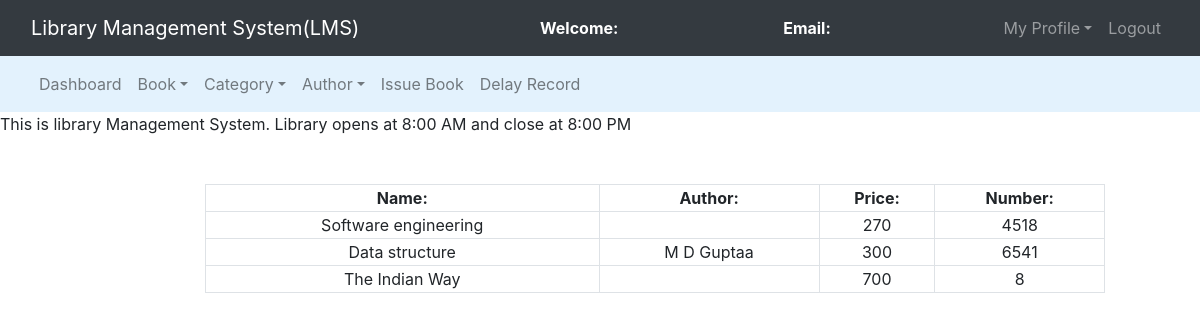
/admin/regbooks.php, run on the app's committed database.
### tables this page shows
CREATE TABLE `books` (
  `book_id` int(11) NOT NULL,
  `book_name` varchar(250) NOT NULL,
  `author_id` int(11) NOT NULL,
  `cat_id` int(11) NOT NULL,
  `book_no` int(11) NOT NULL,
  `book_price` int(11) NOT NULL
);

CREATE TABLE `authors` (
  `author_id` int(11) NOT NULL,
  `author_name` varchar(250) NOT NULL,
  `No_Of_Books` int(11) NOT NULL,
  `Origin` varchar(30) NOT NULL,
  `Gender` char(1) NOT NULL
);

### admin/regbooks.php (the view, shortened to what this page needs)
<?php
	$connection = mysqli_connect("localhost","root","");
	$query = "select books.book_name,books.book_no,books.book_price,authors.author_name from books left join authors on books.author_id = authors.author_id";
?>
<!DOCTYPE html>
<html>
<head>
	<link rel="stylesheet" type="text/css" href="../bootstrap-4.4.1/css/bootstrap.min.css">
</head>
<body>
	<nav class="navbar navbar-expand-lg navbar-dark bg-dark">
		<div class="container-fluid">
			<div class="navbar-header">
				<a class="navbar-brand" href="index.php">Library Management System(LMS)</a>
			</div>
			<font style="color: white"><span><strong>Welcome: <?php echo $_SESSION['name'];?></strong></span></font>
			<font style="color: white"><span><strong>Email: <?php echo $_SESSION['email'];?></strong></span></font>
			<ul class="nav navbar-nav navbar-right">
				<li class="nav-item dropdown">
					<a class="nav-link dropdown-toggle" data-toggle="dropdown">My Profile</a>
				</li>
				<li class="nav-item"><a class="nav-link" href="../logout.php">Logout</a></li>
			</ul>
		</div>
	</nav>
<nav class="navbar navbar-expand-lg navbar-light" style="background-color: #e3f2fd">
	<div class="container-fluid">
		<ul class="nav navbar-nav navbar-center">
			<li class="nav-item">
				<a href="admin_dashboard.php" class="nav-link">Dashboard</a>
			</li>
			<li class="nav-item dropdown">
				<a class="nav-link dropdown-toggle" data-toggle="dropdown">Book</a>
			</li>
			<li class="nav-item dropdown">
				<a class="nav-link dropdown-toggle" data-toggle="dropdown">Category</a>
			</li>
			<li class="nav-item dropdown">
				<a class="nav-link dropdown-toggle" data-toggle="dropdown">Author</a>
			</li>
			<li class="nav-item">
				<a href="issue_book.php" class="nav-link">Issue Book</a>
			</li>
			<li class="nav-item">
				<a href="delay_display.php" class="nav-link">Delay Record</a>
			</li>
		</ul>
	</div>
</nav>
<span><marquee>This is library Management System. Library opens at 8:00 AM and close at 8:00 PM</marquee></span><br><br>
<div class="row">
	<div class="col-md-2"></div>
	<div class="col-md-8">
		<form>
			<table class="table-bordered" width="900px" style="text-align: center">
				<tr>
					<th>Name:</th>
					<th>Author:</th>
					<th>Price:</th>
					<th>Number:</th>
				</tr>
				<?php
					$query_run = mysqli_query($connection,$query);
					while($row = mysqli_fetch_assoc($query_run)){
						$book_name = $row['book_name'];
						$author_name = $row['author_name'];
						$price = $row['book_price'];
						$book_no = $row['book_no'];
				?>
						<tr>
							<td><?php echo $book_name;?></td>
							<td><?php echo $author_name;?></td>
							<td><?php echo $price;?></td>
							<td><?php echo $book_no;?></td>
						</tr>
						<?php
					}
				?>
			</table>
		</form>
	</div>
	<div class="col-md-2"></div>
</div>
</body>
</html>

### data on the page
books: book_name "Software engineering", book_price "270", book_no "4518"
books: book_name "Data structure", author.author_name "M D Guptaa", book_price "300", book_no "6541"
books: book_name "The Indian Way", book_price "700", book_no "8"
